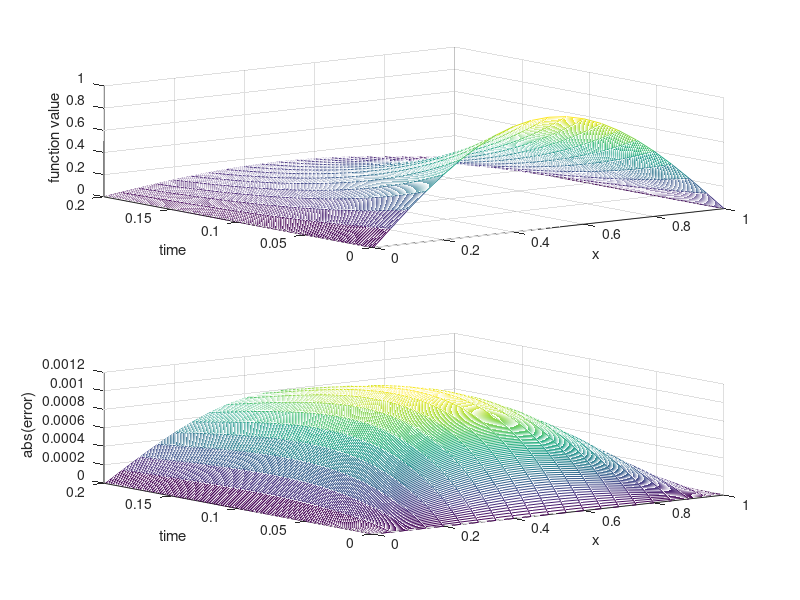

Reproduce this figure in MATLAB.
%This script attempts to find the error of the one dimensional, time dependent heat
%problem by using the explicit euler method.
clear all;
%Create a grid with t e [0.05, 0.5]. x e [0.1]
%Stability with mu < 0.5. mu = (delta t)/(delta x)^2
mu = 0.4;
dX = 1/20;
dT = mu * dX^2;

t = 0:dT:0.2;
x = 0:dX:1;

%Boundary conditions:
U = meshgrid(x,t);
exSol = zeros(length(t),length(x));
error = zeros(length(t),length(x));
%Left time boundary
U(:,1) = 0;
%Right time boundary.
U(:,end) = 0;
%u(x,0) = sin(5*pi*x)/2;
%U(1,:) = sin(pi*x);
U(1,:) = sin(pi*(x));


%Heat equation:
%u_t = u_xx
%Explicit Euler :
% U_(j+1)^n = U_j^n + mu *( U_(j+1)^n  - 2*U_j^n + U_(j-1)^n )


for n = 1:1:(length(t)-1)
    for j = 2:1:(length(x)-1)
        %Find the numerical solution:
        U(n+1,j) = U(n,j) + mu* ( U(n,j+1) - 2*U(n,j) + U(n,j-1));
        
        %Exact solution:
        exSol(n,j) = exp(-pi^2*t(n))*sin(pi*x(j));
        %Error:
        error(n,j) = abs(U(n,j) -exSol(n,j));
    end
end



%plot solution
subplot(2,1,1)
mesh(x,t,U)
xlabel('x')
ylabel('time')
zlabel('function value')
%Plot the error
subplot(2,1,2)
mesh(x,t,error)
xlabel('x')
ylabel('time')
zlabel('abs(error)')
disp('the biggest error is:')
max(error(:))
